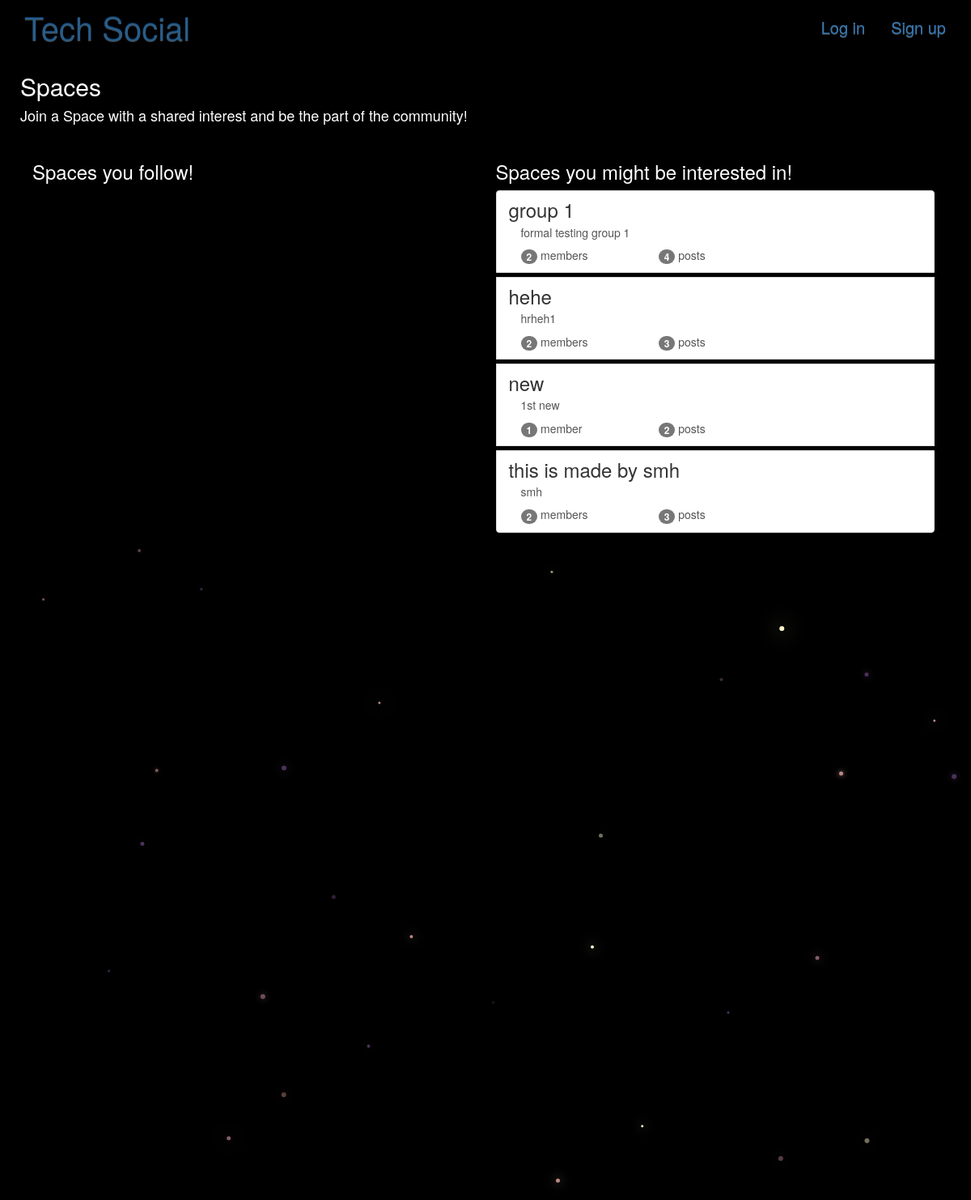
Page /groups/ on the earlier database version.
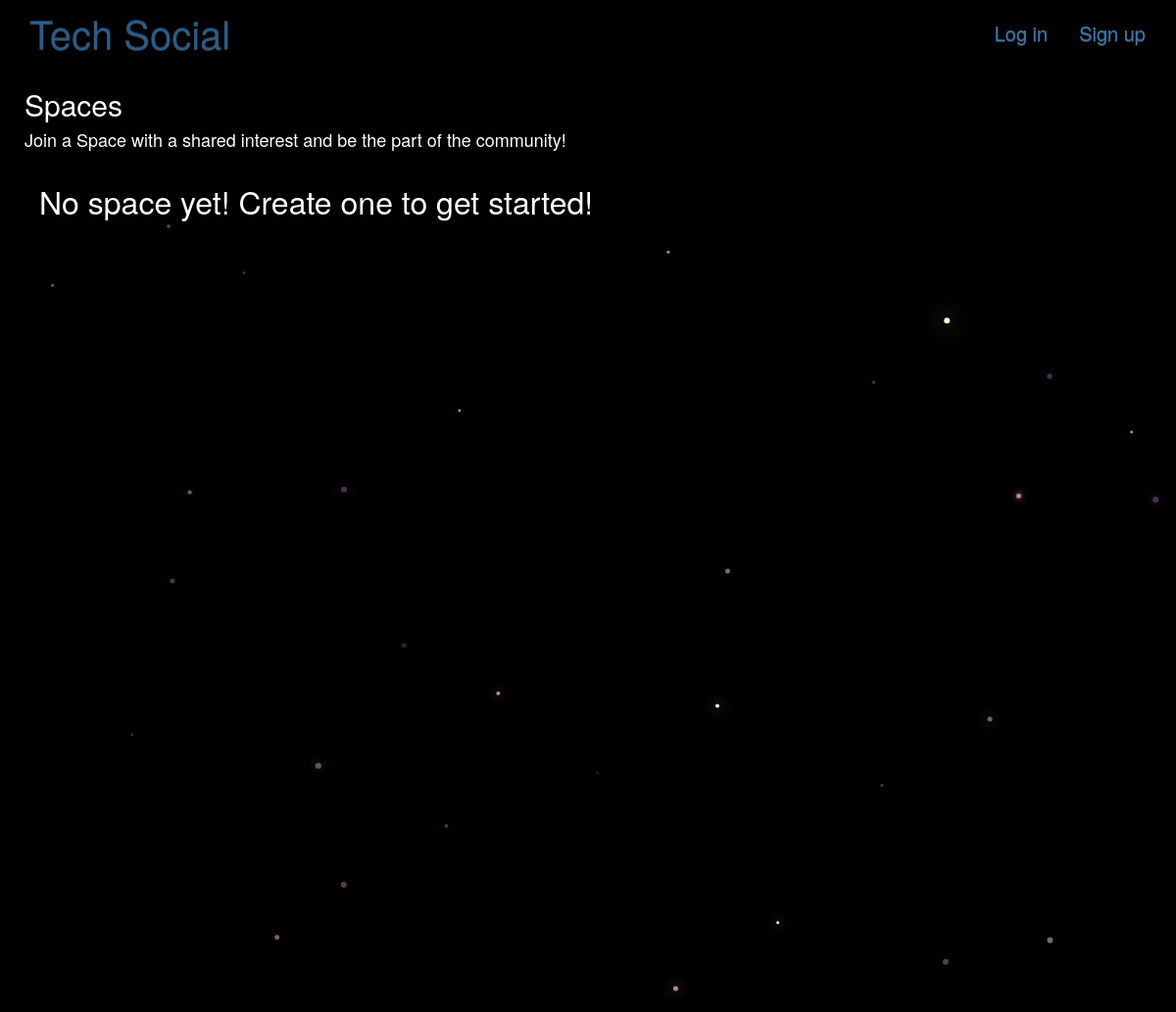
Same page on the later database version.
### groups/models.py (models this page shows, shortened)
class Group(models.Model):
    name = models.CharField(max_length=255, unique=True)
    slug = models.SlugField(allow_unicode=True, unique=True)
    description = models.TextField(blank=True, default='')
    description_html = models.TextField(editable=False, default='', blank=True)
    members = models.ManyToManyField(User,through="GroupMember")
    class Meta:
        ordering = ["name"]

### groups/views.py (the view)
class ListGroups(generic.ListView):
    model = Group
    def get_context_data(self, **kwargs):
        context = super().get_context_data(**kwargs)
        return context

### groups/templates/groups/group_list.html (shortened to what this page needs)
{% extends "groups/group_base.html" %}
{% block content %}
<div style="margin-top: 5px;">
	<div class="content">
			<h2>Spaces</h2>
			<h4 style="margin-bottom: 20px;">Join a Space with a shared interest and be the part of the community!</h4>
	</div>
</div>
{% if object_list %}
<div class="col-md-6 intro" style="margin-top: 6px;">
	<h3>Spaces you follow!</h3>
</div>
<div class="col-md-6 intro" style="margin-top: 6px;">
	<h3>Spaces you might be interested in!</h3>
	<div class="list-group">
		{% for group in object_list %}
		{% if user not in group.members.all %}
		  <a class="list-group-item" style="margin-bottom: 5px;" href="{% url 'groups:single' slug=group.slug %}">
			     <h3 class="title list-group-item-heading">{{ group.name }}</h3>
			<div class="list-group-item-text container-fluid">
				{{ group.description_html|safe }}
				<div class="row">
					<div class="col-md-4">
						<span class="badge">{{ group.members.count }}</span> member{{ group.members.count|pluralize }}
					</div>
					<div class="col-md-4">
						<span class="badge">{{ group.posts.count }}</span> post{{ group.posts.count|pluralize }}
					</div>
				</div>
			</div>
		</a>
		{% endif %}
		{% endfor %}
	</div>
</div>
{% else %}
<div class="col-md-12 intro" style="margin-top: 10px;font-size: xx-large;">
	No space yet! Create one to get started!
</div>
{% endif %}
{% endblock %}

Differences in the rows shown:
removed Group: name "group 1", description_html "formal testing group 1", members.count "2", posts.count "4"
removed Group: name "hehe", description_html "hrheh1", members.count "2", posts.count "3"
removed Group: name "new", description_html "1st new", members.count "1", posts.count "2"
removed Group: name "this is made by smh", description_html "smh", members.count "2", posts.count "3"
Other differences:
text no longer shown: "Spaces you follow! Spaces you might be interested in!"
text now shown: "No space yet! Create one to get started!"
